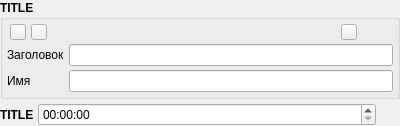
<?xml version="1.0" encoding="UTF-8"?>
<ui version="4.0">
 <class>VariableTimeFrame</class>
 <widget class="QWidget" name="VariableTimeFrame">
  <property name="geometry">
   <rect>
    <x>0</x>
    <y>0</y>
    <width>400</width>
    <height>113</height>
   </rect>
  </property>
  <property name="windowTitle">
   <string>Form</string>
  </property>
  <layout class="QVBoxLayout" name="verticalLayout">
   <property name="spacing">
    <number>4</number>
   </property>
   <property name="margin">
    <number>0</number>
   </property>
   <item>
    <widget class="QGroupBox" name="adminGroupBox">
     <property name="font">
      <font>
       <weight>75</weight>
       <bold>true</bold>
      </font>
     </property>
     <property name="title">
      <string>TITLE</string>
     </property>
     <layout class="QGridLayout" name="gridLayout">
      <property name="margin">
       <number>4</number>
      </property>
      <property name="spacing">
       <number>4</number>
      </property>
      <item row="1" column="0">
       <widget class="QLabel" name="nameLabel">
        <property name="font">
         <font>
          <weight>50</weight>
          <bold>false</bold>
         </font>
        </property>
        <property name="text">
         <string>Заголовок</string>
        </property>
       </widget>
      </item>
      <item row="1" column="1">
       <widget class="QLineEdit" name="nameEdit">
        <property name="font">
         <font>
          <weight>50</weight>
          <bold>false</bold>
         </font>
        </property>
       </widget>
      </item>
      <item row="2" column="0">
       <widget class="QLabel" name="varNameLabel">
        <property name="font">
         <font>
          <weight>50</weight>
          <bold>false</bold>
         </font>
        </property>
        <property name="text">
         <string>Имя</string>
        </property>
       </widget>
      </item>
      <item row="2" column="1">
       <widget class="QLineEdit" name="varNameEdit">
        <property name="font">
         <font>
          <weight>50</weight>
          <bold>false</bold>
         </font>
        </property>
       </widget>
      </item>
      <item row="0" column="1">
       <layout class="QHBoxLayout" name="horizontalLayout_2">
        <property name="spacing">
         <number>2</number>
        </property>
        <item>
         <spacer name="horizontalSpacer">
          <property name="orientation">
           <enum>Qt::Horizontal</enum>
          </property>
          <property name="sizeHint" stdset="0">
           <size>
            <width>0</width>
            <height>0</height>
           </size>
          </property>
         </spacer>
        </item>
        <item>
         <widget class="QPushButton" name="editButton">
          <property name="sizePolicy">
           <sizepolicy hsizetype="Fixed" vsizetype="Fixed">
            <horstretch>0</horstretch>
            <verstretch>0</verstretch>
           </sizepolicy>
          </property>
          <property name="maximumSize">
           <size>
            <width>16</width>
            <height>16</height>
           </size>
          </property>
          <property name="font">
           <font>
            <weight>50</weight>
            <bold>false</bold>
           </font>
          </property>
          <property name="text">
           <string/>
          </property>
          <property name="icon">
           <iconset resource="../../Resources.qrc">
            <normaloff>:/images/Pencil.png</normaloff>:/images/Pencil.png</iconset>
          </property>
         </widget>
        </item>
        <item>
         <widget class="QPushButton" name="copyButton">
          <property name="sizePolicy">
           <sizepolicy hsizetype="Fixed" vsizetype="Fixed">
            <horstretch>0</horstretch>
            <verstretch>0</verstretch>
           </sizepolicy>
          </property>
          <property name="maximumSize">
           <size>
            <width>16</width>
            <height>16</height>
           </size>
          </property>
          <property name="font">
           <font>
            <weight>50</weight>
            <bold>false</bold>
           </font>
          </property>
          <property name="text">
           <string/>
          </property>
          <property name="icon">
           <iconset resource="../../Resources.qrc">
            <normaloff>:/images/CopyComponent.png</normaloff>:/images/CopyComponent.png</iconset>
          </property>
          <property name="flat">
           <bool>true</bool>
          </property>
         </widget>
        </item>
        <item>
         <widget class="QPushButton" name="deleteButton">
          <property name="sizePolicy">
           <sizepolicy hsizetype="Fixed" vsizetype="Fixed">
            <horstretch>0</horstretch>
            <verstretch>0</verstretch>
           </sizepolicy>
          </property>
          <property name="maximumSize">
           <size>
            <width>16</width>
            <height>16</height>
           </size>
          </property>
          <property name="font">
           <font>
            <weight>50</weight>
            <bold>false</bold>
           </font>
          </property>
          <property name="text">
           <string/>
          </property>
          <property name="icon">
           <iconset resource="../../Resources.qrc">
            <normaloff>:/images/Delete.png</normaloff>:/images/Delete.png</iconset>
          </property>
          <property name="flat">
           <bool>true</bool>
          </property>
         </widget>
        </item>
       </layout>
      </item>
      <item row="0" column="0">
       <layout class="QHBoxLayout" name="horizontalLayout_3">
        <property name="spacing">
         <number>2</number>
        </property>
        <item>
         <widget class="QPushButton" name="upButton">
          <property name="sizePolicy">
           <sizepolicy hsizetype="Fixed" vsizetype="Fixed">
            <horstretch>0</horstretch>
            <verstretch>0</verstretch>
           </sizepolicy>
          </property>
          <property name="maximumSize">
           <size>
            <width>16</width>
            <height>16</height>
           </size>
          </property>
          <property name="font">
           <font>
            <weight>50</weight>
            <bold>false</bold>
           </font>
          </property>
          <property name="text">
           <string/>
          </property>
          <property name="icon">
           <iconset resource="../../Resources.qrc">
            <normaloff>:/images/Up.png</normaloff>:/images/Up.png</iconset>
          </property>
          <property name="iconSize">
           <size>
            <width>14</width>
            <height>14</height>
           </size>
          </property>
         </widget>
        </item>
        <item>
         <widget class="QPushButton" name="downButton">
          <property name="sizePolicy">
           <sizepolicy hsizetype="Fixed" vsizetype="Fixed">
            <horstretch>0</horstretch>
            <verstretch>0</verstretch>
           </sizepolicy>
          </property>
          <property name="maximumSize">
           <size>
            <width>16</width>
            <height>16</height>
           </size>
          </property>
          <property name="font">
           <font>
            <weight>50</weight>
            <bold>false</bold>
           </font>
          </property>
          <property name="text">
           <string/>
          </property>
          <property name="icon">
           <iconset resource="../../Resources.qrc">
            <normaloff>:/images/Down.png</normaloff>:/images/Down.png</iconset>
          </property>
          <property name="iconSize">
           <size>
            <width>14</width>
            <height>14</height>
           </size>
          </property>
         </widget>
        </item>
        <item>
         <spacer name="horizontalSpacer_2">
          <property name="orientation">
           <enum>Qt::Horizontal</enum>
          </property>
          <property name="sizeType">
           <enum>QSizePolicy::Fixed</enum>
          </property>
          <property name="sizeHint" stdset="0">
           <size>
            <width>15</width>
            <height>0</height>
           </size>
          </property>
         </spacer>
        </item>
       </layout>
      </item>
     </layout>
    </widget>
   </item>
   <item>
    <widget class="QWidget" name="userWidget" native="true">
     <layout class="QHBoxLayout" name="horizontalLayout">
      <property name="spacing">
       <number>4</number>
      </property>
      <property name="margin">
       <number>0</number>
      </property>
      <item>
       <widget class="QLabel" name="valueLabel">
        <property name="sizePolicy">
         <sizepolicy hsizetype="Maximum" vsizetype="Preferred">
          <horstretch>0</horstretch>
          <verstretch>0</verstretch>
         </sizepolicy>
        </property>
        <property name="font">
         <font>
          <weight>75</weight>
          <bold>true</bold>
         </font>
        </property>
        <property name="text">
         <string>TITLE</string>
        </property>
       </widget>
      </item>
      <item>
       <widget class="QTimeEdit" name="valueEdit"/>
      </item>
      <item>
       <widget class="QPushButton" name="lockButton">
        <property name="maximumSize">
         <size>
          <width>20</width>
          <height>20</height>
         </size>
        </property>
        <property name="text">
         <string/>
        </property>
        <property name="icon">
         <iconset resource="../../Resources.qrc">
          <normaloff>:/images/Unlock.png</normaloff>:/images/Unlock.png</iconset>
        </property>
        <property name="iconSize">
         <size>
          <width>20</width>
          <height>20</height>
         </size>
        </property>
        <property name="flat">
         <bool>true</bool>
        </property>
       </widget>
      </item>
     </layout>
    </widget>
   </item>
  </layout>
 </widget>
 <resources>
  <include location="../../Resources.qrc"/>
 </resources>
 <connections/>
</ui>
